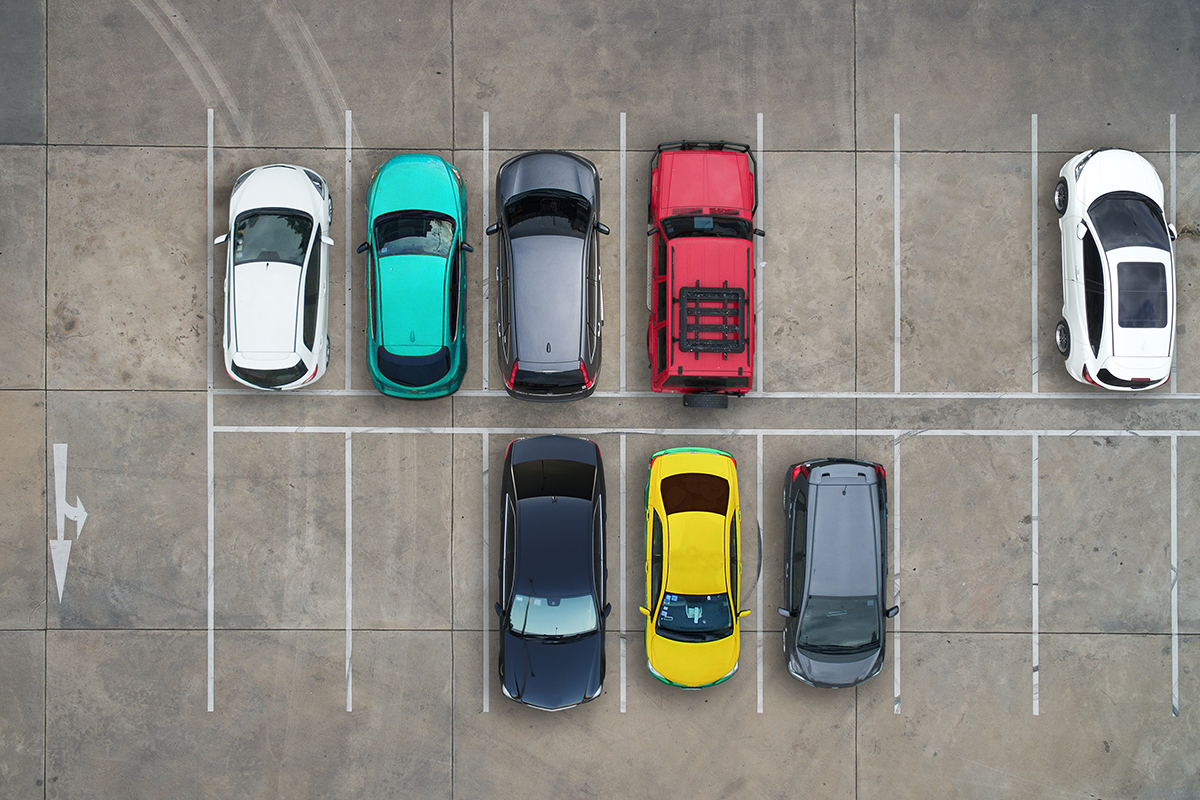
#> input picture carpark3.jpg, 1200 x 800 px, given in place of the camera
$ jupyter execute 'Tutorial 3 -without solution.ipynb'
#> lines starting #> are read from the running program, lines starting #| are printed output that depends on the picture; after the words box and inside, x2 and y2 are one past the last pixel; in counts of white or black regions, pixels touching at a corner belong together
[cell 1]
#starting video capture
#trying bitwise_and operator and seeing the effect on real-time stream
#trying Background separator

[cell 2]
import cv2
import numpy as np

cap = cv2.VideoCapture(0)

while(1):

    # Take each frame
    _, frame = cap.read()
#> frame is the input picture: shape (800, 1200, 3); mean B, G, R 128.5, 134.7, 136.5

    # Convert BGR to HSV
    hsv = cv2.cvtColor(frame, cv2.COLOR_BGR2HSV)
#> hsv: shape (800, 1200, 3); mean H, S, V 42.9, 36.9, 142.8
    gray =cv2.cvtColor(frame,cv2.COLOR_BGR2GRAY)
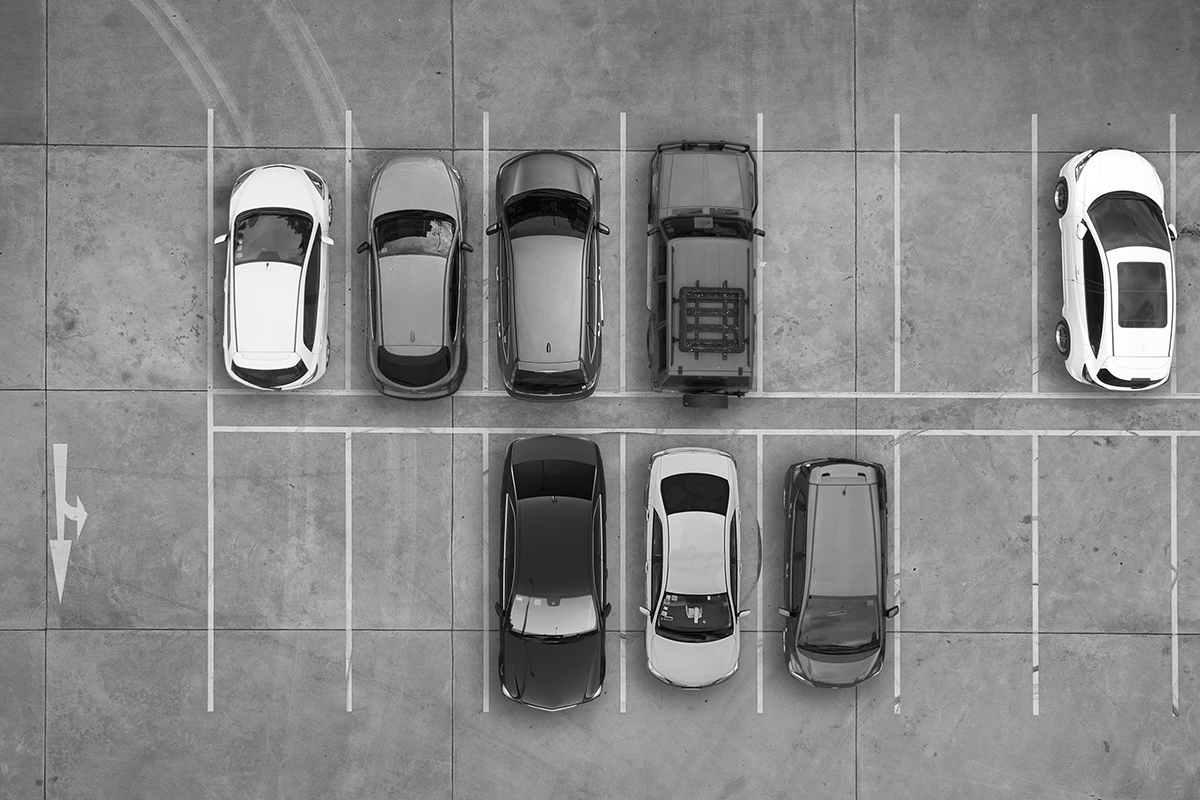
#> gray: shape (800, 1200); min 0, max 255, mean 134.5


    lower_blue = np.array([110,50,50])
    upper_blue = np.array([130,255,255])


    # Threshold the HSV image to get only blue colors
    mask = cv2.inRange(hsv, lower_blue, upper_blue)
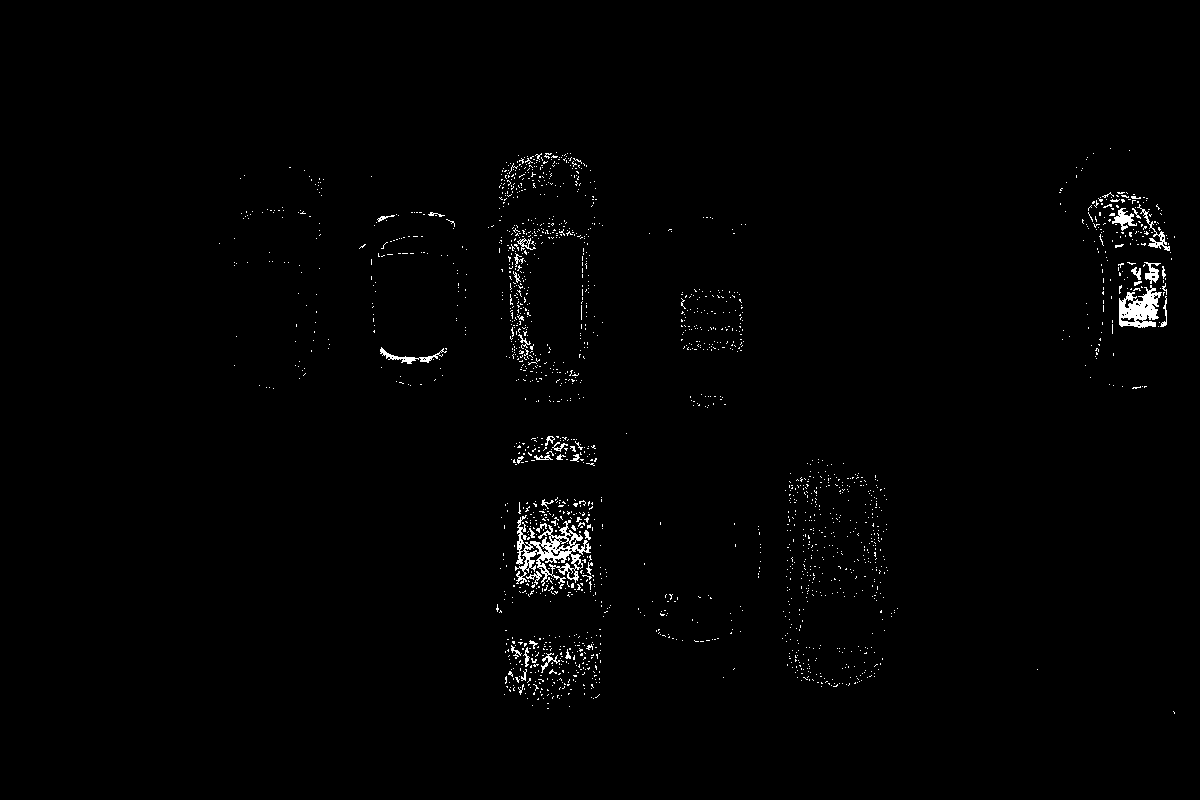
#> mask: shape (800, 1200); 1% white in thin lines or dots, all inside (x1, y1, x2, y2) = (219, 148, 1175, 714)

    # Bitwise-AND mask and original image
    res = cv2.bitwise_and(frame,frame, mask= mask)


    cv2.imshow('frame',frame)
    cv2.imshow('mask',mask)
    cv2.imshow('res',res)
    cv2.imshow('gray',gray)
    k = cv2.waitKey(5) & 0xFF
#> (key Esc is pressed here)
    if k == 27:
        break

cap.release()
cv2.destroyAllWindows()

[cell 3]
import numpy as np
import cv2
import imutils
cap = cv2.VideoCapture(0)

fgbg = cv2.createBackgroundSubtractorMOG2(history=0, varThreshold=8, detectShadows=True)

while(1):
    ret, frame = cap.read()
    fgmask = fgbg.apply(frame)
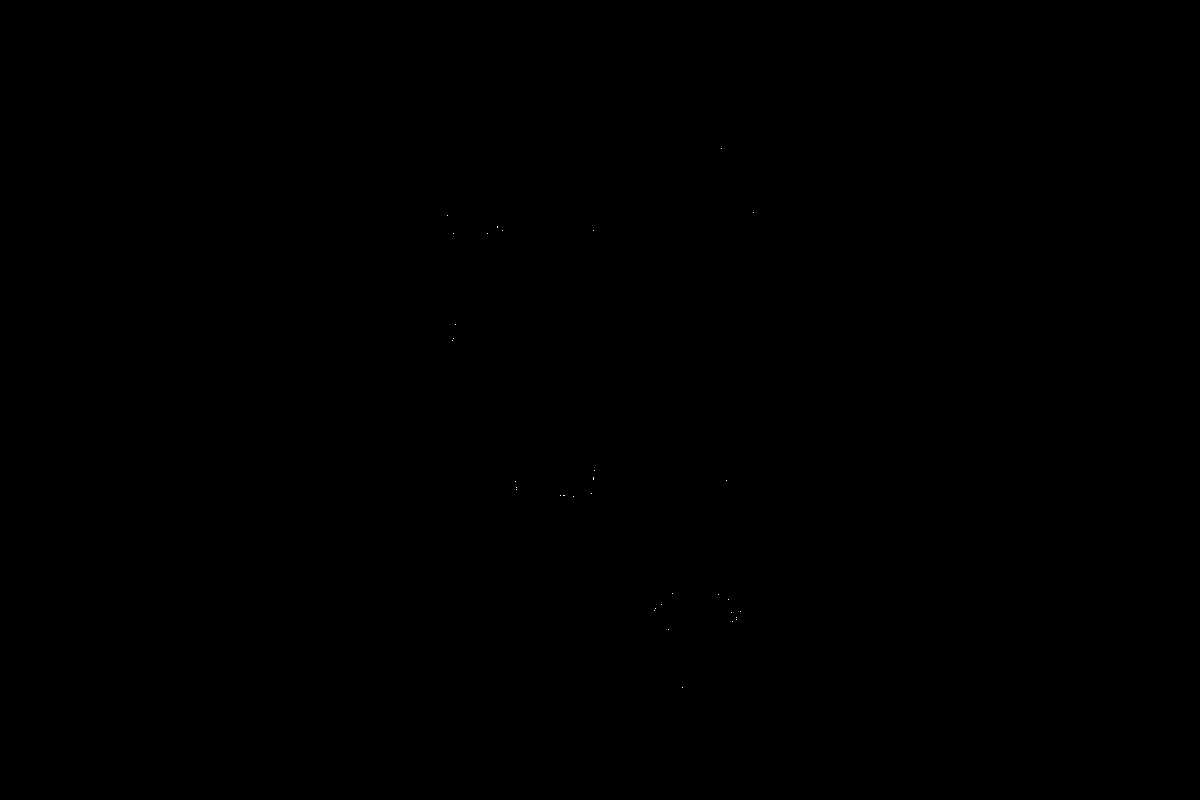
#> fgmask: shape (800, 1200); values 127 (black) and 255 (white), 0% white in thin lines or dots, all inside (x1, y1, x2, y2) = (447, 148, 754, 688)
    cnts = cv2.findContours(fgmask.copy(), cv2.RETR_EXTERNAL, cv2.CHAIN_APPROX_SIMPLE)
#> cnts = 1 contour; box (x1, y1, x2, y2) and area: (0, 0, 1200, 800) 958001
    cnts = imutils.grab_contours(cnts )
#> cnts = [[[0, 0], [0, 799], [1199, 799], [1199, 0]]]
    output = frame.copy()

    #loop over the contours
    for c in cnts:
    # draw each contour on the output image with a 3px thick purple
    # outline, then display the output contours one at a time
        cv2.drawContours(output, [c], -1, (255, 0, 155), 3)
#> this loop made 1 pass
#> c on pass 1: [[0, 0], [0, 799], [1199, 799], [1199, 0]]
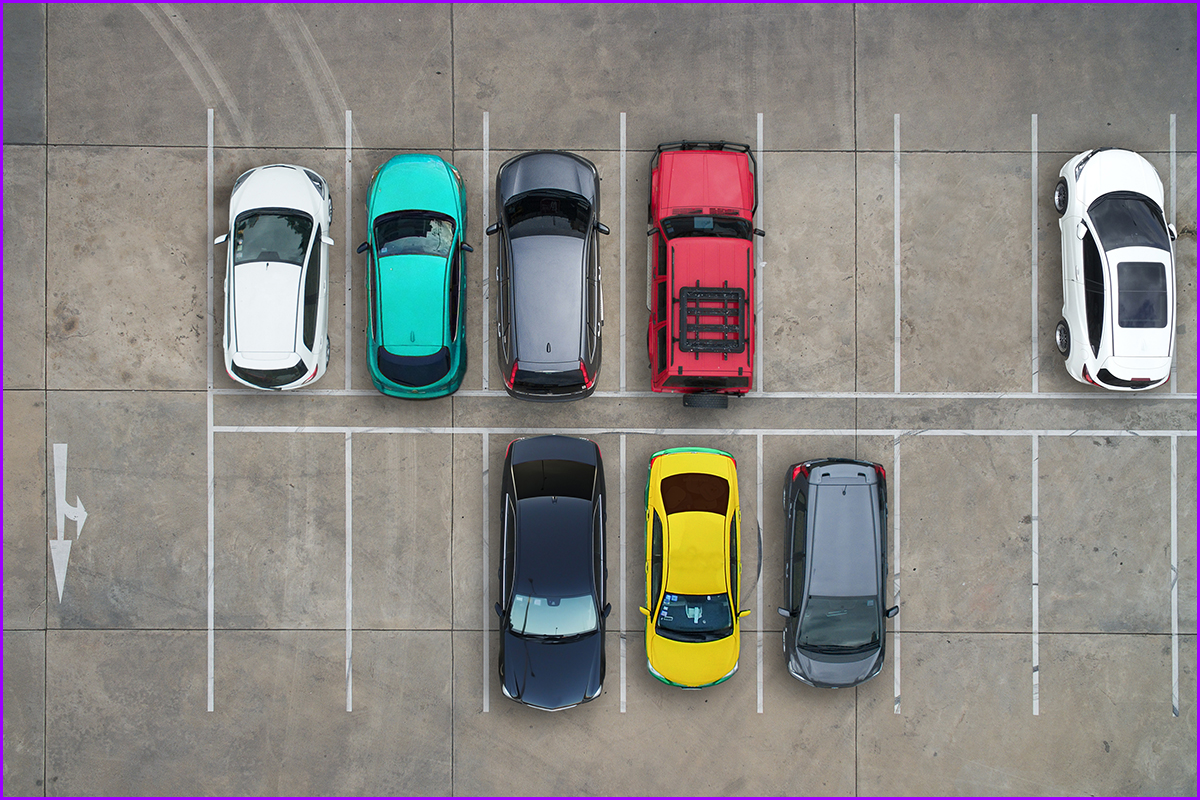
#> output: shape (800, 1200, 3); 1.25% of pixels changed, all inside (x1, y1, x2, y2) = (0, 0, 1200, 800)

    cv2.imshow("Contours", output)
    cv2.imshow('frame',fgmask)

    k = cv2.waitKey(30) & 0xff
#> (key Esc is pressed here)
    if k == 27:
        break

cap.release()
cv2.destroyAllWindows()

$ run again, on office.jpg
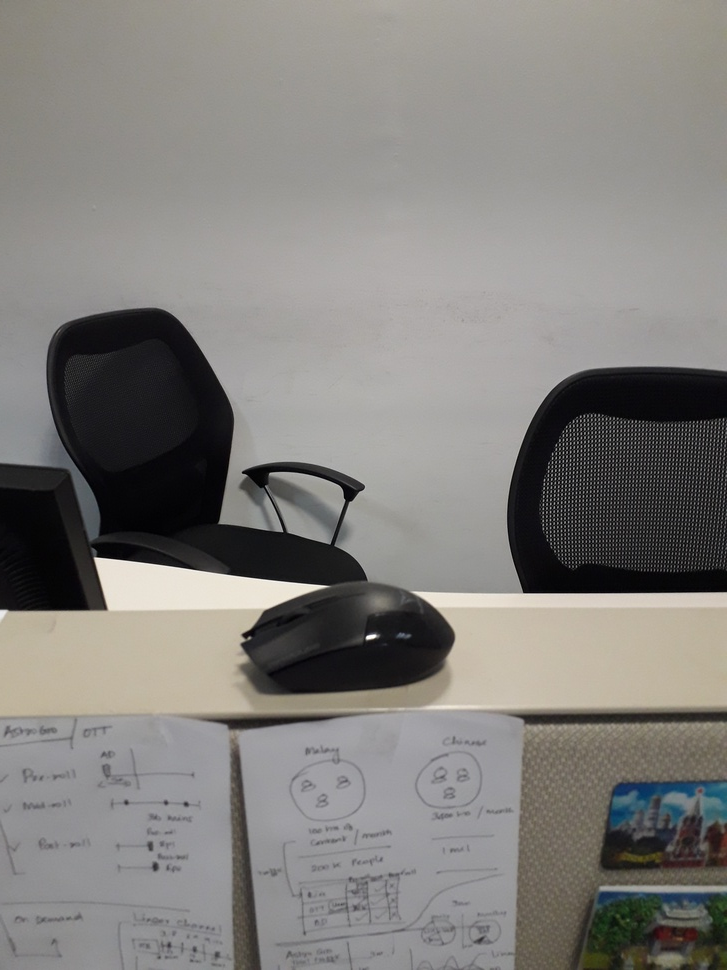
#> input picture office.jpg, 727 x 970 px, shrunk from 3096 x 4128 before the run, given in place of the camera
#> frame is the input picture: shape (970, 727, 3); mean B, G, R 124.7, 128.1, 130.2
#> hsv: shape (970, 727, 3); mean H, S, V 52.6, 19.4, 131.4
#> `gray =cv2.cvtColor(frame,cv2.COLOR_BGR2GRAY)`:
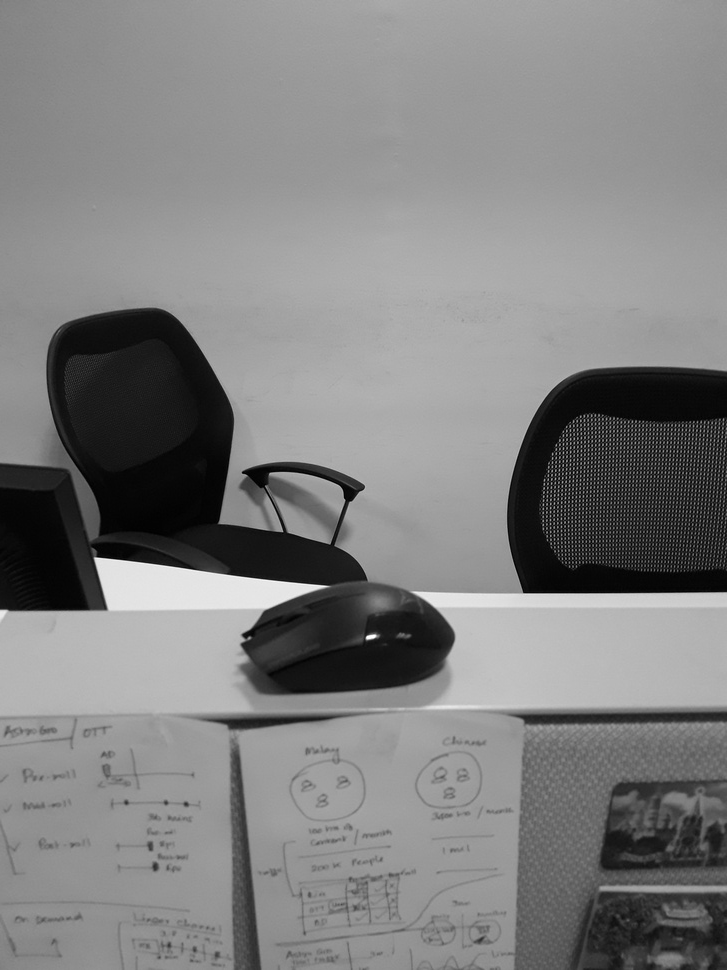
#> gray: shape (970, 727); min 0, max 255, mean 128.3
#> mask: shape (970, 727); 0.03% white; 25 white regions (23 under 20 px), largest, box (x1, y1, x2, y2) and area: (663, 831, 675, 842) 82, (618, 783, 637, 787) 31
#> fgmask: shape (970, 727); values 127 (black) and 255 (white), 0.06% white in thin lines or dots, all inside (x1, y1, x2, y2) = (259, 416, 726, 572)
#> `cnts = cv2.findContours(fgmask.copy(), cv2.RETR_EXTERNAL, cv2.CHAIN_AP..`: cnts = 1 contour; box (x1, y1, x2, y2) and area: (0, 0, 727, 970) 703494
#> `cnts = imutils.grab_contours(cnts )`: cnts = [[[0, 0], [0, 969], [726, 969], [726, 0]]]
#> the loop `for c in cnts:` made 1 pass
#> c on pass 1: [[0, 0], [0, 969], [726, 969], [726, 0]]
#> after the loop `for c in cnts:`:
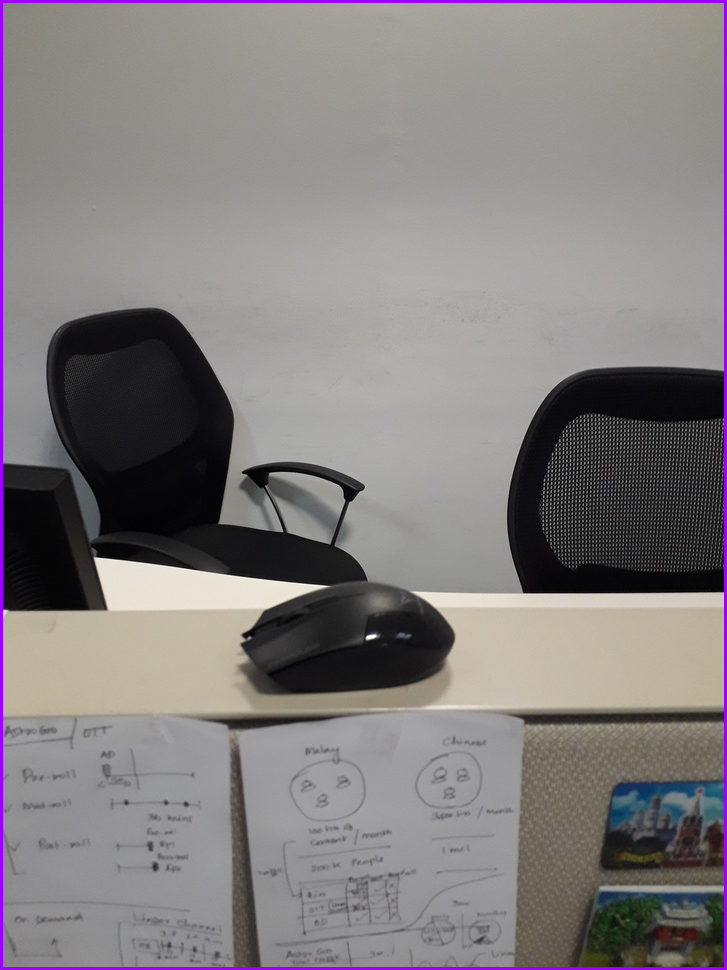
#> output: shape (970, 727, 3); 1.44% of pixels changed, all inside (x1, y1, x2, y2) = (0, 0, 727, 970)
